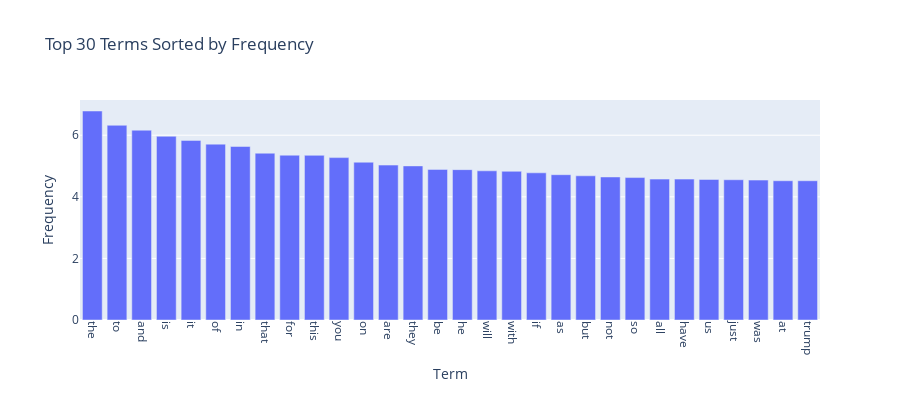

Here is the notebook cell this chart was saved with:
### Code cell
import plotly.express as px
import numpy as np

terms = count_vect.get_feature_names_out()


# Sort all terms by frequency in descending order
sorted_indices = np.array(term_frequencies_log).argsort()[::-1]
sorted_terms = terms[sorted_indices]
sorted_freqs = np.array(term_frequencies_log)[sorted_indices]

# Visualize the top N terms sorted by frequency
N = 30
fig = px.bar(
    x=sorted_terms[:N],
    y=sorted_freqs[:N],
    labels={'x': 'Term', 'y': 'Frequency'},
    title=f'Top {N} Terms Sorted by Frequency'
)
fig.update_layout(xaxis_tickangle=90, width=900, height=400)
fig.show()

### Figure 1 — Plotly figure (JSON) as saved in the notebook; plotly's stock layout.template omitted (floating-point values rounded to 4 significant figures)
{"data": [{"hovertemplate": "Term=%{x}<br>Frequency=%{y}<extra></extra>", "legendgroup": "", "marker": {"color": "#636efa", "pattern": {"shape": ""}}, "name": "", "orientation": "v", "showlegend": false, "textposition": "auto", "type": "bar", "x": ["the", "to", "and", "is", "it", "of", "in", "that", "for", "this", "you", "on", "are", "they", "be", "he", "will", "with", "if", "as", "but", "not", "so", "all", "have", "us", "just", "was", "at", "trump"], "xaxis": "x", "y": [6.787, 6.323, 6.163, 5.966, 5.832, 5.71, 5.635, 5.416, 5.352, 5.347, 5.273, 5.124, 5.03, 5.004, 4.89, 4.883, 4.844, 4.828, 4.779, 4.718, 4.682, 4.644, 4.625, 4.575, 4.575, 4.564, 4.554, 4.543, 4.522, 4.522], "yaxis": "y"}], "layout": {"barmode": "relative", "height": 400, "legend": {"tracegroupgap": 0}, "title": {"text": "Top 30 Terms Sorted by Frequency"}, "width": 900, "xaxis": {"anchor": "y", "domain": [0, 1], "tickangle": 90, "title": {"text": "Term"}}, "yaxis": {"anchor": "x", "domain": [0, 1], "title": {"text": "Frequency"}}}}
